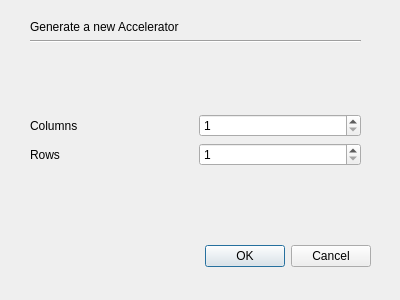
<?xml version="1.0" encoding="UTF-8"?>
<ui version="4.0">
 <class>GenerateGridDialog</class>
 <widget class="QDialog" name="GenerateGridDialog">
  <property name="geometry">
   <rect>
    <x>0</x>
    <y>0</y>
    <width>400</width>
    <height>300</height>
   </rect>
  </property>
  <property name="windowTitle">
   <string>Dialog</string>
  </property>
  <widget class="QDialogButtonBox" name="buttonBox">
   <property name="geometry">
    <rect>
     <x>30</x>
     <y>240</y>
     <width>341</width>
     <height>32</height>
    </rect>
   </property>
   <property name="orientation">
    <enum>Qt::Horizontal</enum>
   </property>
   <property name="standardButtons">
    <set>QDialogButtonBox::Cancel|QDialogButtonBox::Ok</set>
   </property>
  </widget>
  <widget class="QWidget" name="verticalLayoutWidget">
   <property name="geometry">
    <rect>
     <x>30</x>
     <y>20</y>
     <width>331</width>
     <height>211</height>
    </rect>
   </property>
   <layout class="QVBoxLayout" name="verticalLayout">
    <item>
     <widget class="QLabel" name="lbl_gen_title">
      <property name="text">
       <string>Generate a new Accelerator</string>
      </property>
     </widget>
    </item>
    <item>
     <widget class="Line" name="line">
      <property name="orientation">
       <enum>Qt::Horizontal</enum>
      </property>
     </widget>
    </item>
    <item>
     <spacer name="verticalSpacer_2">
      <property name="orientation">
       <enum>Qt::Vertical</enum>
      </property>
      <property name="sizeHint" stdset="0">
       <size>
        <width>20</width>
        <height>40</height>
       </size>
      </property>
     </spacer>
    </item>
    <item>
     <layout class="QGridLayout" name="gridLayout">
      <item row="1" column="1">
       <widget class="QSpinBox" name="sb_gen_row">
        <property name="minimum">
         <number>1</number>
        </property>
       </widget>
      </item>
      <item row="0" column="1">
       <widget class="QSpinBox" name="sb_gen_col">
        <property name="minimum">
         <number>1</number>
        </property>
       </widget>
      </item>
      <item row="1" column="0">
       <widget class="QLabel" name="lbl_gen_row">
        <property name="text">
         <string>Rows</string>
        </property>
       </widget>
      </item>
      <item row="0" column="0">
       <widget class="QLabel" name="lbl_gen_col">
        <property name="text">
         <string>Columns</string>
        </property>
       </widget>
      </item>
     </layout>
    </item>
    <item>
     <spacer name="verticalSpacer">
      <property name="orientation">
       <enum>Qt::Vertical</enum>
      </property>
      <property name="sizeHint" stdset="0">
       <size>
        <width>20</width>
        <height>40</height>
       </size>
      </property>
     </spacer>
    </item>
   </layout>
  </widget>
 </widget>
 <resources/>
 <connections>
  <connection>
   <sender>buttonBox</sender>
   <signal>accepted()</signal>
   <receiver>GenerateGridDialog</receiver>
   <slot>accept()</slot>
   <hints>
    <hint type="sourcelabel">
     <x>248</x>
     <y>254</y>
    </hint>
    <hint type="destinationlabel">
     <x>157</x>
     <y>274</y>
    </hint>
   </hints>
  </connection>
  <connection>
   <sender>buttonBox</sender>
   <signal>rejected()</signal>
   <receiver>GenerateGridDialog</receiver>
   <slot>reject()</slot>
   <hints>
    <hint type="sourcelabel">
     <x>316</x>
     <y>260</y>
    </hint>
    <hint type="destinationlabel">
     <x>286</x>
     <y>274</y>
    </hint>
   </hints>
  </connection>
 </connections>
</ui>
